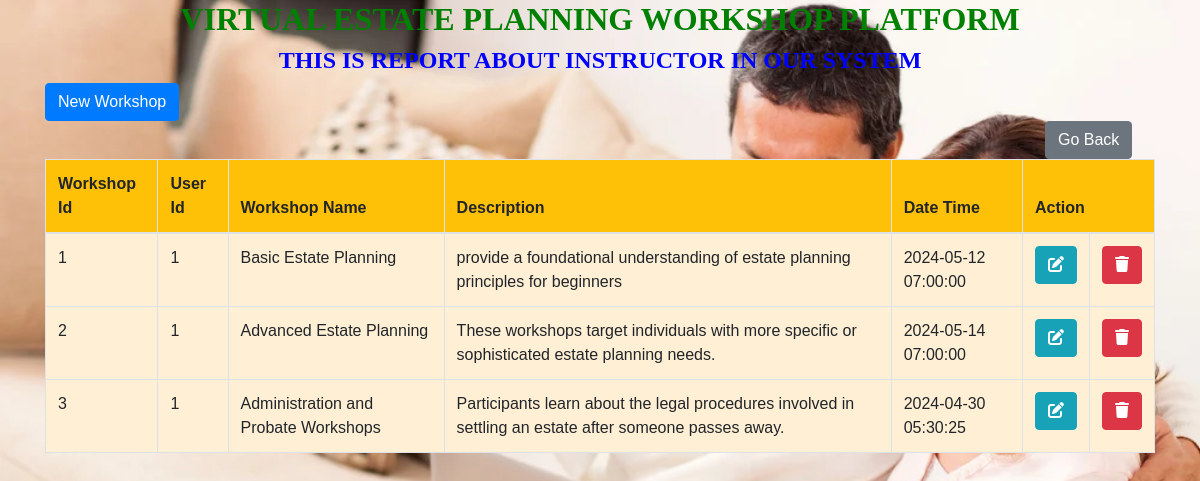
The page /viewworkshop.php on the database its author committed.
### tables this page shows
CREATE TABLE `workshop` (
  `workshop_id` int(12) NOT NULL,
  `user_id` int(11) DEFAULT NULL,
  `name` varchar(200) DEFAULT NULL,
  `description` varchar(200) DEFAULT NULL,
  `date_time` timestamp NOT NULL DEFAULT current_timestamp() ON UPDATE current_timestamp()
);

### viewworkshop.php (the view, shortened to what this page needs)
<!DOCTYPE html>
<html>
<head>
    <link href="https://stackpath.bootstrapcdn.com/bootstrap/4.5.2/css/bootstrap.min.css" rel="stylesheet">
    <link href="https://cdnjs.cloudflare.com/ajax/libs/font-awesome/6.0.0-beta3/css/all.min.css" rel="stylesheet">
</head>
<body>
    <div class="container">
        <h2 style="text-align: center; font-family: century; font-weight: bold; color: green;">VIRTUAL ESTATE PLANNING WORKSHOP PLATFORM</h2>
        <h4 style="text-align: center; font-family: century; font-weight: bold; color:blue;">THIS IS REPORT ABOUT INSTRUCTOR IN OUR SYSTEM</h4>
        <a href="workshop.php" class="btn btn-primary" style="margin-top: 0px;">New Workshop</a>
        <a href="menuadmin.php" class="btn btn-secondary" style="margin-left: 1000px;">Go Back </a>
        <table class="table table-bordered">
            <thead class="bg-warning">
                <tr>
                    <th>Workshop Id</th>
                    <th>User Id</th>
                    <th>Workshop Name</th>
                    <th>Description</th>
                    <th>Date Time</th>
                    <th colspan="2">Action</th>
                </tr>
            </thead>
            <tbody>
                <?php
                include "databaseconnection.php";
                $sql = "SELECT * FROM workshop";
                $result = $connection->query($sql);
                while ($row = $result->fetch_assoc()) {
                    echo "
                    <tr>
                        <td>{$row['workshop_id']}</td>
                        <td>{$row['user_id']}</td>
                        <td>{$row['name']}</td>
                        <td>{$row['description']}</td>
                        <td>{$row['date_time']}</td>
                            <td>
                            <a href='updateworkshop.php?workshop_id={$row['workshop_id']}'  class='btn btn-info'><i class='fas fa-edit'></i></a>
                            </td>
                            <td>
                            <a href='deleteworkshop.php?workshop_id={$row['workshop_id']}' class='btn btn-danger'><i class='fas fa-trash'></i></a>
                        </td>
                    </tr>
                    ";
                }
                ?>
            </tbody>
        </table>
    </div>
</body>
</html>

### viewworkshop.php (style rules this page uses)
body { background-image: url('./images/hw.jpg'); background-repeat: no-repeat; background-size: cover; font-family: 'Century', sans-serif; }
h2, h4 { font-weight: bold; }
table { background-color: papayawhip; }

### rows shown on the page
workshop: workshop_id "1", user "1", name "Basic Estate Planning", description "provide a foundational understanding of estate planning principles for beginners", date_time "2024-05-12 07:00:00"
workshop: workshop_id "2", user "1", name "Advanced Estate Planning", description "These workshops target individuals with more specific or sophisticated estate planning needs.", date_time "2024-05-14 07:00:00"
workshop: workshop_id "3", user "1", name "Administration and Probate Workshops", description "Participants learn about the legal procedures involved in settling an estate after someone passes away.", date_time "2024-04-30 05:30:25"
